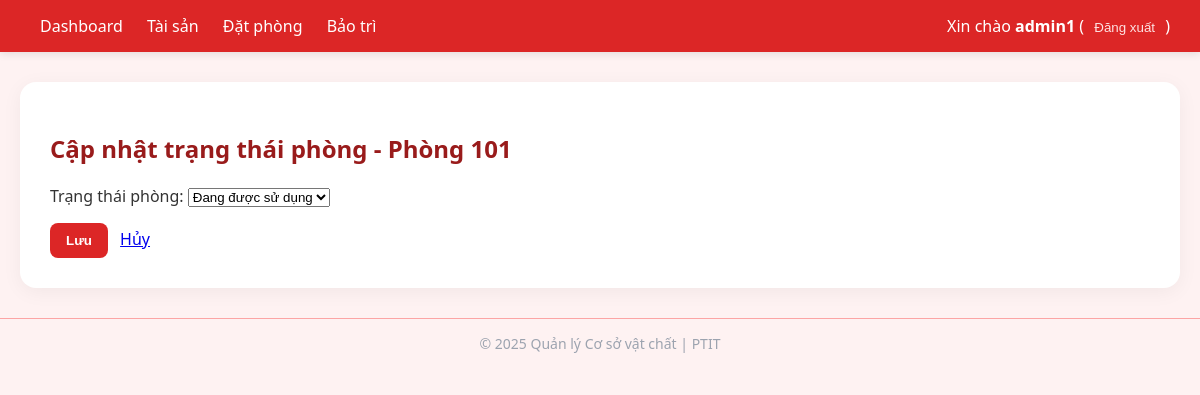
/room/9/update-status/ (signed in), run on an earlier commit of the app's database.
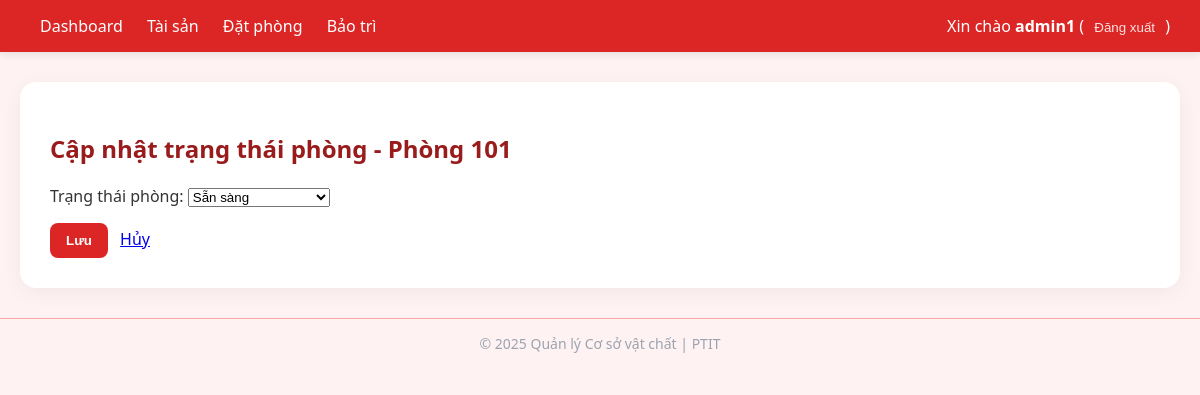
And on a later commit of the database.
### core/models.py (models this page shows, shortened)
class Room(models.Model):
    ROOM_READY = 'ready'
    ROOM_OCCUPIED = 'occupied'
    ROOM_MAINTENANCE = 'maintenance'
    ROOM_STATUS_CHOICES = [
        (ROOM_READY, 'Sẵn sàng'),
        (ROOM_OCCUPIED, 'Đang được sử dụng'),
        (ROOM_MAINTENANCE, 'Đang sửa chữa'),
    ]
    floor = models.ForeignKey(Floor, on_delete=models.CASCADE, related_name='rooms')
    code = models.CharField(max_length=50)
    name = models.CharField(max_length=200, blank=True)
    status = models.CharField(
        max_length=15,
        choices=ROOM_STATUS_CHOICES,
        default=ROOM_READY
    )
    class Meta:
        unique_together = ('floor', 'code')

### core/views.py (the view)
# urls.py: path('room/<int:pk>/update-status/', views.update_room_status, name='update_room_status'),
@login_required
@user_passes_test(is_admin)
def update_room_status(request, pk):
    room = get_object_or_404(Room, pk=pk)
    if request.method == 'POST':
        form = RoomStatusForm(request.POST, instance=room)
        if form.is_valid():
            form.save()
            messages.success(request, 'Đã cập nhật trạng thái phòng!')
            return redirect('asset_room_detail', pk=room.pk)
    else:
        form = RoomStatusForm(instance=room)
    return render(request, 'core/room_status_form.html', {
        'form': form,
        'room': room
    })

### core/forms.py
class RoomStatusForm(forms.ModelForm):
    class Meta:
        model = Room
        fields = ['status']
        labels = {
            'status': 'Trạng thái phòng',
        }

### core/views.py (called while the page is built)
def is_admin(user):
    return user.is_superuser

### templates/core/room_status_form.html
{% extends 'core/base.html' %}
{% block content %}
  <h2> Cập nhật trạng thái phòng - {{ room.name }}</h2>
  <form method="post">{% csrf_token %}
    {{ form.as_p }}
    <button type="submit" class="btn btn-primary">Lưu</button>
    <a href="{% url 'asset_room_detail' room.pk %}" class="btn btn-secondary" style="margin-left:8px;">Hủy</a>
  </form>
{% endblock %}

What changed in the data, as far as the page shows it:
changed Room "Phòng 101": status "Đang được sử dụng" → "Sẵn sàng"
